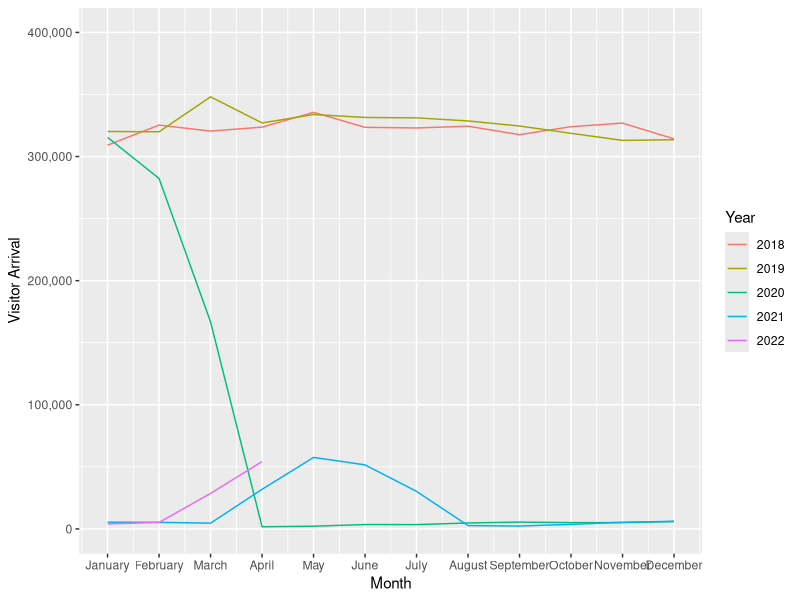
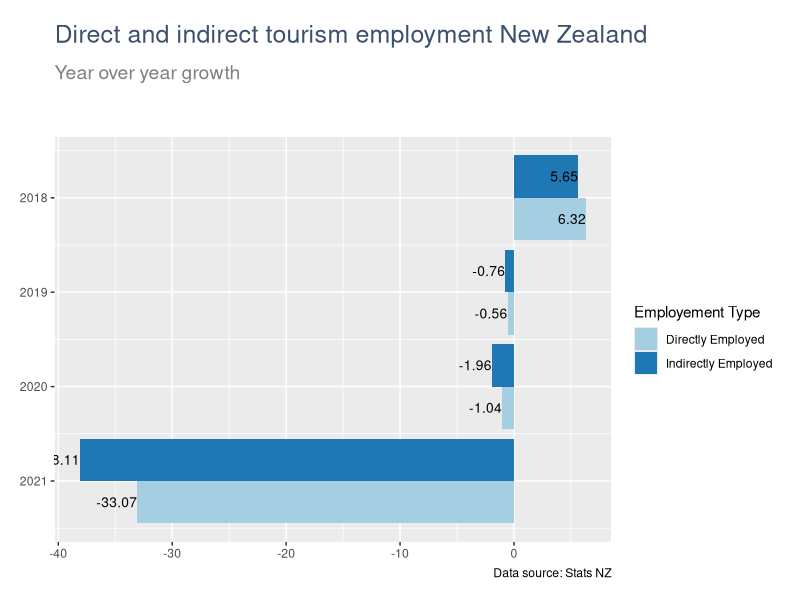

Here is the R script that generated these plots, in order:
library(readxl)
library(scales)
library(lubridate)
library(grid)
library(tidyverse)


########### graph1 ######
intArrival <- read_excel("COVID19_impact_on_NZ_Tourism/RawData/InternationaArrival2010-Apr2022.xlsx")


# data prep 
intArrivalClean0 <- as.data.frame(intArrival[2:149,])
names(intArrivalClean0) <- c("date","seasonallyAdjusted","trend")
intArrivalClean0$date <- as.Date(paste(intArrivalClean0$date, "01", sep = "-"), "%YM%m-%d")
intArrivalClean0$date <- as.POSIXct(intArrivalClean0$date)

intArrivalClean1 <- intArrivalClean0 %>%
  mutate(SeasonallyAdjusted = as.numeric(seasonallyAdjusted), 
         Trend = as.numeric(trend),
         Year = year(date),
         Month = month(date)) %>%
  filter(Year %in% c(2018:2022))



# visualisation 

intArrivalClean1$Year <- factor(intArrivalClean1$Year)

ggplot() +
  geom_line(data = intArrivalClean1, aes (x = Month, y = SeasonallyAdjusted, color = Year)) + 
  scale_y_continuous(name = "Visitor Arrival",limits = c(0,400000),labels = comma) +
  scale_x_continuous( breaks = seq_along(month.name),
                      labels = month.name) 


 # annotate("segment", x = 2, y = 275000, yend = 274000, xend = 2,15
  #         color = "blue", size = 2, arrow = arrow()) +
  #annotate("text", x = 2,275000,
   #        label = "This Job is mine",
    #       col = "black",
     #      size = 5)

########### graphe 2 employment market######

employment <- read_excel("COVID19_impact_on_NZ_Tourism/RawData/employment.xlsx")

employment0 <- as.data.frame(employment[2:13,1:4])
names(employment0) <- c("Year","DirectlyEmployed","IndirectlyEmployed","TotalEmployed")


employment1 <- employment0 %>%
  mutate(DirectlyEmployed = as.numeric(DirectlyEmployed),
         IndirectlyEmployed = as.numeric(IndirectlyEmployed),
         TotalEmployed = as.numeric(TotalEmployed),
         Year = as.numeric(Year)) %>%
  mutate(DirectlyEmployedGrowthRate = 
           round((DirectlyEmployed- lag(DirectlyEmployed))/lag(DirectlyEmployed)*100, digits = 2),
         IndirectlyEmployedGrowthRate = 
           round((IndirectlyEmployed- lag(IndirectlyEmployed))/lag(IndirectlyEmployed)*100, digits = 2),
         TotalEmployedGrowthRate = 
           round((TotalEmployed- lag(TotalEmployed))/lag(TotalEmployed)*100, digits = 2)) %>%
  filter(Year %in% c(2018:2021)) %>%
  select(c("Year","DirectlyEmployedGrowthRate","IndirectlyEmployedGrowthRate","TotalEmployedGrowthRate"))

names(employment1) <- c("Year","Directly Employed", "Indirectly Employed", "Total Employed")


# visualization

emplViz <- employment1 %>%
  gather("Directly Employed", "Indirectly Employed", "Total Employed", 
         key = EmployementType, value = AnnualGrowthRate) %>%
  filter(EmployementType %in% c("Directly Employed","Indirectly Employed"))

ggplot(data = emplViz, aes (x = Year, y = AnnualGrowthRate, fill = EmployementType )) +
  geom_bar(stat = "identity", position = position_dodge()) +
  geom_text(aes(label=AnnualGrowthRate),color="black",hjust = 1, position = position_dodge(0.9), size=3.5) +
  scale_fill_brewer(palette = "Paired") +
  labs(title = "Direct and indirect tourism employment New Zealand",
       subtitle = "Year over year growth",
       caption = "Data source: Stats NZ",
       fill = "Employement Type") +
  theme(plot.title = element_text(colour = "#3d4f6e",size = 18,vjust = 10),
        plot.subtitle = element_text(colour = "#808080",size = 14, vjust = 10),
        axis.title.y = element_blank(),
        axis.title.x = element_blank(),
        plot.margin = margin(2, 0.5, 0.5, 0.5, "cm")) + 
  scale_x_reverse() +
  coord_flip()

#96d6ba



##### 3 Domestic expenditure #####
  



